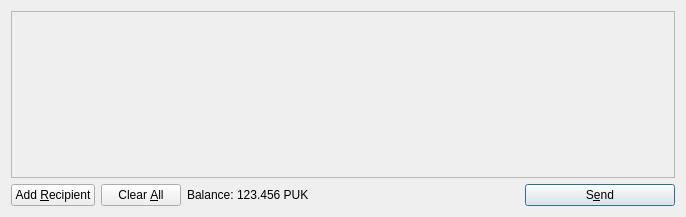
<?xml version="1.0" encoding="UTF-8"?>
<ui version="4.0">
 <class>SendCoinsDialog</class>
 <widget class="QDialog" name="SendCoinsDialog">
  <property name="geometry">
   <rect>
    <x>0</x>
    <y>0</y>
    <width>686</width>
    <height>217</height>
   </rect>
  </property>
  <property name="windowTitle">
   <string>Send Coins</string>
  </property>
  <layout class="QVBoxLayout" name="verticalLayout">
   <item>
    <widget class="QScrollArea" name="scrollArea">
     <property name="widgetResizable">
      <bool>true</bool>
     </property>
     <widget class="QWidget" name="scrollAreaWidgetContents">
      <property name="geometry">
       <rect>
        <x>0</x>
        <y>0</y>
        <width>666</width>
        <height>165</height>
       </rect>
      </property>
      <layout class="QVBoxLayout" name="verticalLayout_2">
       <property name="margin">
        <number>0</number>
       </property>
       <item>
        <layout class="QVBoxLayout" name="entries">
         <property name="spacing">
          <number>6</number>
         </property>
        </layout>
       </item>
       <item>
        <spacer name="verticalSpacer">
         <property name="orientation">
          <enum>Qt::Vertical</enum>
         </property>
         <property name="sizeHint" stdset="0">
          <size>
           <width>20</width>
           <height>40</height>
          </size>
         </property>
        </spacer>
       </item>
      </layout>
     </widget>
    </widget>
   </item>
   <item>
    <layout class="QHBoxLayout" name="horizontalLayout">
     <item>
      <widget class="QPushButton" name="addButton">
       <property name="toolTip">
        <string>Send to multiple recipients at once</string>
       </property>
       <property name="text">
        <string>Add &amp;Recipient</string>
       </property>
       <property name="icon">
        <iconset resource="../bitcoin.qrc">
         <normaloff>:/icons/add</normaloff>:/icons/add</iconset>
       </property>
       <property name="autoDefault">
        <bool>false</bool>
       </property>
      </widget>
     </item>
     <item>
      <widget class="QPushButton" name="clearButton">
       <property name="sizePolicy">
        <sizepolicy hsizetype="Minimum" vsizetype="Fixed">
         <horstretch>0</horstretch>
         <verstretch>0</verstretch>
        </sizepolicy>
       </property>
       <property name="toolTip">
        <string>Remove all transaction fields</string>
       </property>
       <property name="text">
        <string>Clear &amp;All</string>
       </property>
       <property name="icon">
        <iconset resource="../bitcoin.qrc">
         <normaloff>:/icons/remove</normaloff>:/icons/remove</iconset>
       </property>
       <property name="autoRepeatDelay">
        <number>300</number>
       </property>
       <property name="autoDefault">
        <bool>false</bool>
       </property>
      </widget>
     </item>
     <item>
      <layout class="QHBoxLayout" name="horizontalLayout_2">
       <property name="spacing">
        <number>3</number>
       </property>
       <item>
        <widget class="QLabel" name="label">
         <property name="text">
          <string>Balance:</string>
         </property>
        </widget>
       </item>
       <item>
        <widget class="QLabel" name="labelBalance">
         <property name="cursor">
          <cursorShape>IBeamCursor</cursorShape>
         </property>
         <property name="text">
          <string>123.456 PUK</string>
         </property>
         <property name="textInteractionFlags">
          <set>Qt::LinksAccessibleByMouse|Qt::TextSelectableByKeyboard|Qt::TextSelectableByMouse</set>
         </property>
        </widget>
       </item>
      </layout>
     </item>
     <item>
      <spacer name="horizontalSpacer">
       <property name="orientation">
        <enum>Qt::Horizontal</enum>
       </property>
       <property name="sizeHint" stdset="0">
        <size>
         <width>40</width>
         <height>20</height>
        </size>
       </property>
      </spacer>
     </item>
     <item>
      <widget class="QPushButton" name="sendButton">
       <property name="minimumSize">
        <size>
         <width>150</width>
         <height>0</height>
        </size>
       </property>
       <property name="toolTip">
        <string>Confirm the send action</string>
       </property>
       <property name="text">
        <string>S&amp;end</string>
       </property>
       <property name="icon">
        <iconset resource="../bitcoin.qrc">
         <normaloff>:/icons/send</normaloff>:/icons/send</iconset>
       </property>
       <property name="default">
        <bool>true</bool>
       </property>
      </widget>
     </item>
    </layout>
   </item>
  </layout>
 </widget>
 <resources>
  <include location="../bitcoin.qrc"/>
 </resources>
 <connections/>
</ui>
